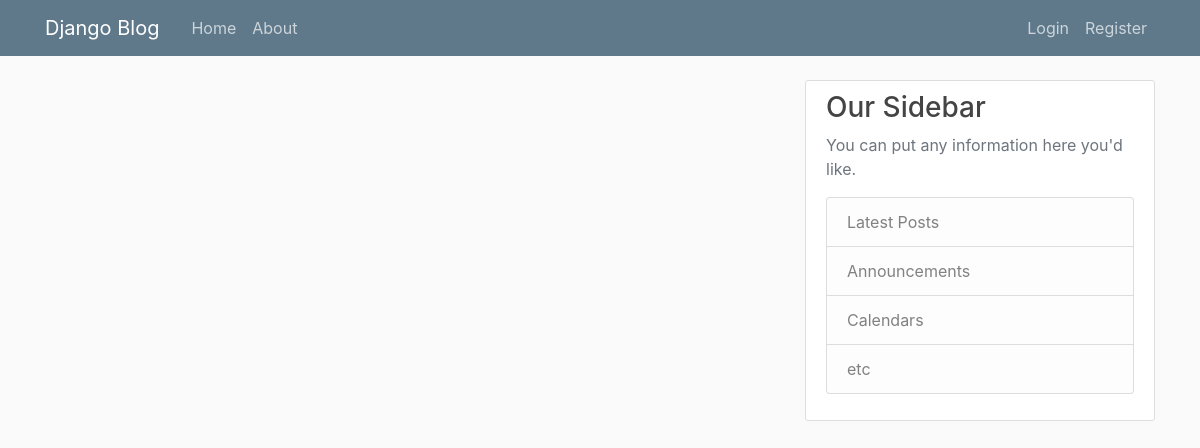
Before: / with the older database file.
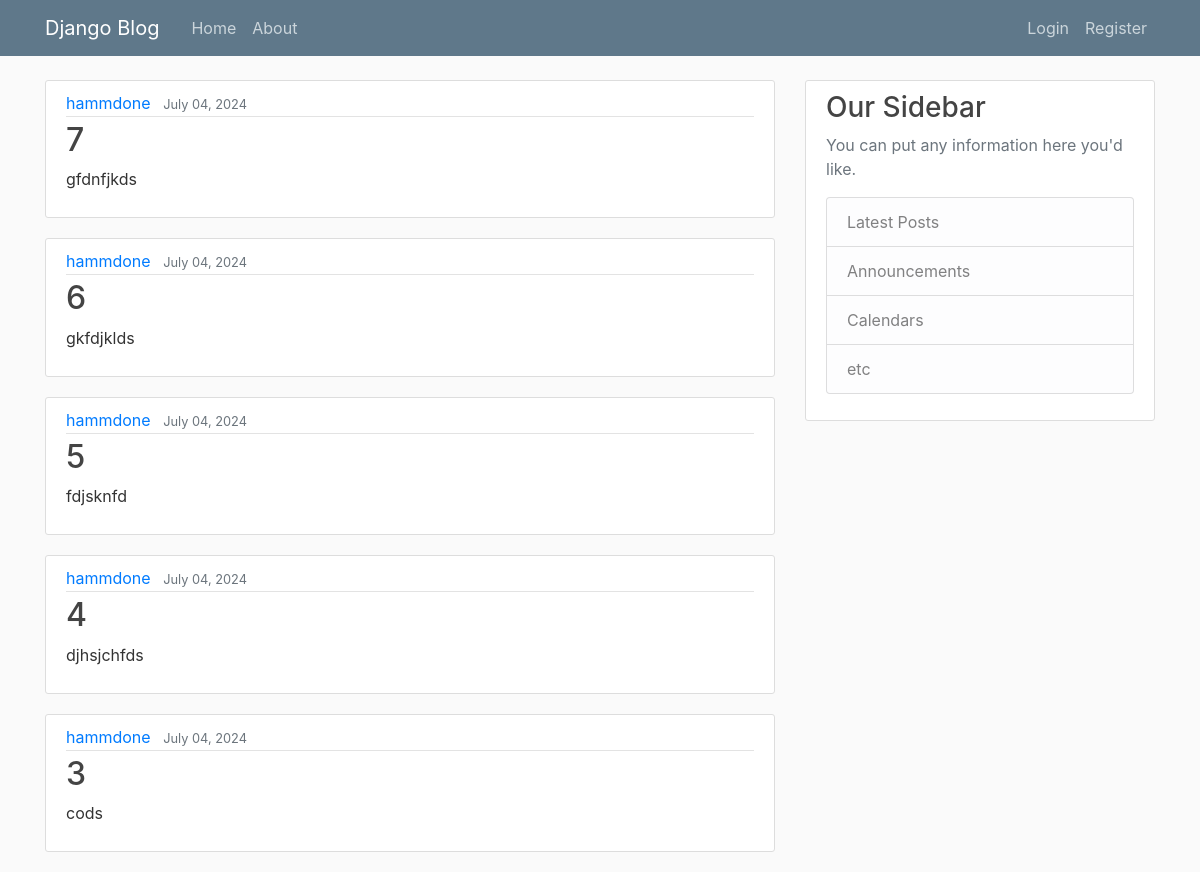
After: the same page with the newer database file.
### blog/models.py (models this page shows, shortened)
class Post(models.Model):
    title = models.CharField(max_length=100)
    content = models.TextField()
    date_posted = models.DateTimeField(default=timezone.now)
    author = models.ForeignKey(User, on_delete=models.CASCADE)

### blog/views.py (the view)
# urls.py: path('', PostListView.as_view(), name='blog-home'),
class PostListView(ListView):
    model = Post
    template_name = 'blog/home.html'
    context_object_name = 'posts'
    ordering = ['-date_posted']
    paginate_by = 5

### blog/templates/blog/home.html
{% extends "blog/base.html" %}
{% block content %}
    {% for post in posts %}
        <article class="media content-section">
          <div class="media-body">
            <div class="article-metadata">
              <a class="mr-2" href="#">{{ post.author }}</a>
              <small class="text-muted">{{ post.date_posted|date:"F d, Y" }}</small>
            </div>
            <h2><a class="article-title" href="#">{{ post.title }}</a></h2>
            <p class="article-content">{{ post.content }}</p>
          </div>
        </article>
    {% endfor %}
{% endblock content %}

Changed rows visible on the page:
added Post: author "hammdone", date_posted "July 04, 2024", title "7", content "gfdnfjkds"
added Post: author "hammdone", date_posted "July 04, 2024", title "6", content "gkfdjklds"
added Post: author "hammdone", date_posted "July 04, 2024", title "5", content "fdjsknfd"
added Post: author "hammdone", date_posted "July 04, 2024", title "4", content "djhsjchfds"
added Post: author "hammdone", date_posted "July 04, 2024", title "3", content "cods"
